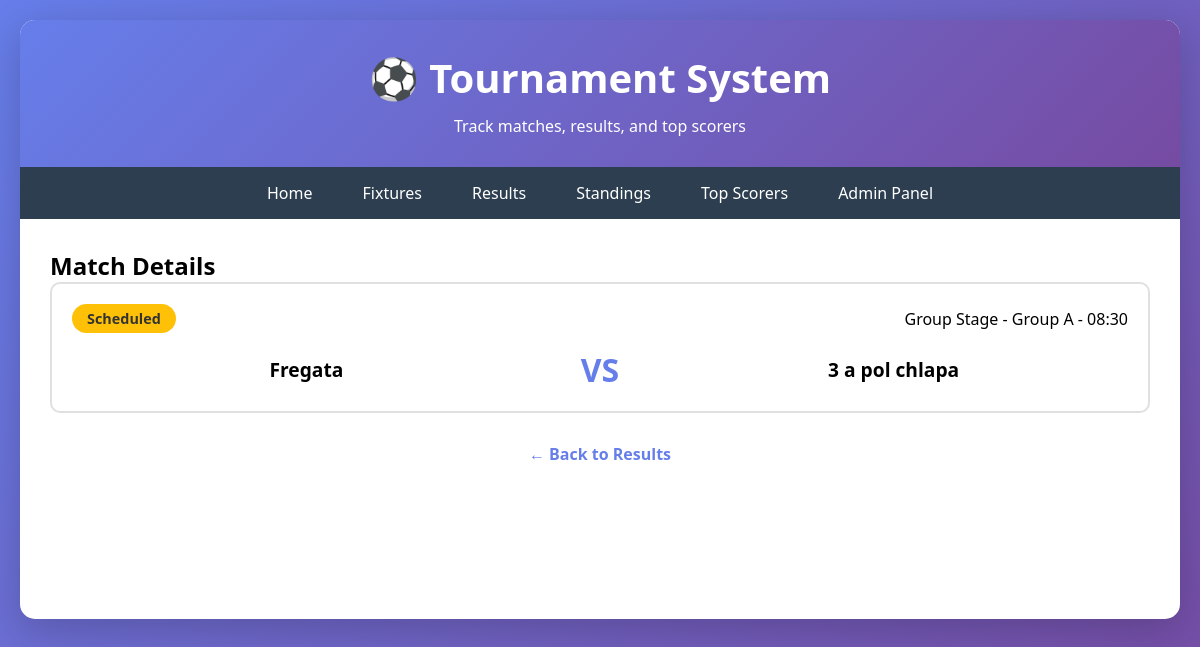
Before: /match/1/ with the older database file.
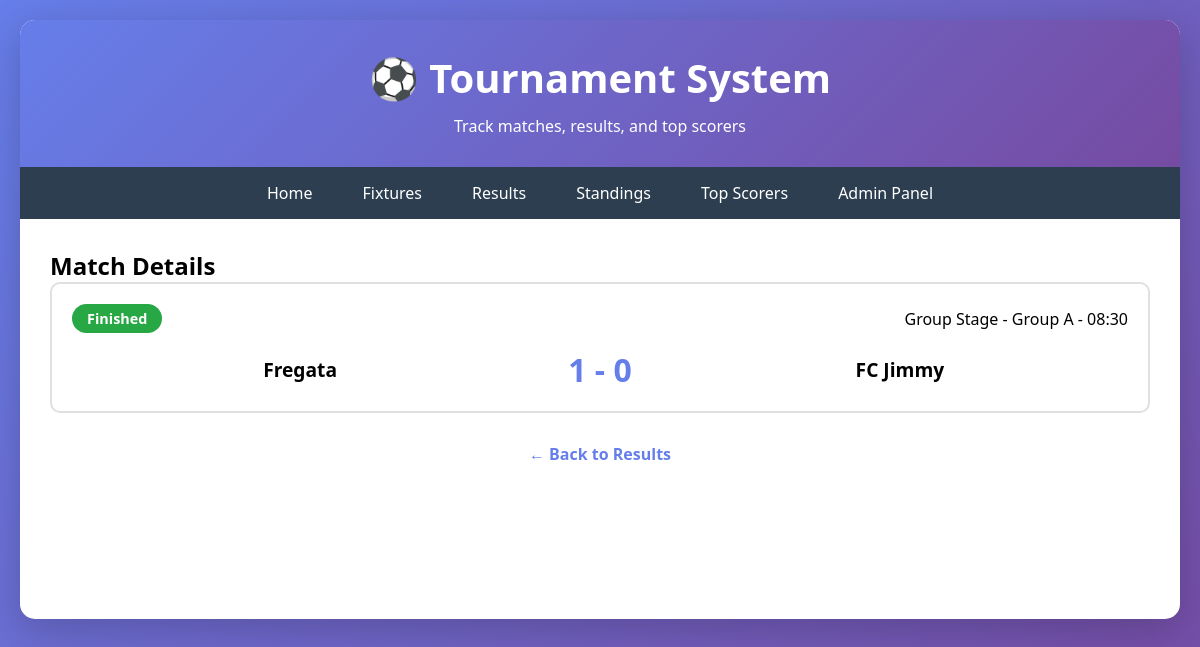
After: the same page with the newer database file.
### tournament/models.py (models this page shows, shortened)
class Match(models.Model):
    STATUS_CHOICES = [
        ('scheduled', 'Scheduled'),
        ('finished', 'Finished'),
    ]
    home_team = models.ForeignKey(Team, on_delete=models.CASCADE, related_name='home_matches')
    away_team = models.ForeignKey(Team, on_delete=models.CASCADE, related_name='away_matches')
    home_score = models.IntegerField(default=0, validators=[MinValueValidator(0)])
    away_score = models.IntegerField(default=0, validators=[MinValueValidator(0)])
    status = models.CharField(max_length=20, choices=STATUS_CHOICES, default='scheduled')
    group = models.CharField(max_length=10, blank=True)
    stage = models.CharField(max_length=50, default='Group Stage')
    match_order = models.IntegerField(default=0)
    match_time = models.TimeField(null=True, blank=True, help_text='Match start time')  # ADD THIS LINE
    class Meta:
        ordering = ['match_order', 'id']
        verbose_name_plural = 'Matches'

class Team(models.Model):
    name = models.CharField(max_length=100, unique=True)
    group = models.CharField(max_length=10, choices=[
        ('A', 'Group A'),
        ('B', 'Group B'),
        ('C', 'Group C'),
        ('D', 'Group D'),
    ], default='A')
    logo = models.ImageField(upload_to='team_logos/', blank=True, null=True)
    played = models.IntegerField(default=0)
    won = models.IntegerField(default=0)
    drawn = models.IntegerField(default=0)
    lost = models.IntegerField(default=0)
    goals_for = models.IntegerField(default=0)
    goals_against = models.IntegerField(default=0)
    points = models.IntegerField(default=0)
    class Meta:
        ordering = ['group', '-points', '-goals_for']

### tournament/views.py (the view)
# urls.py: path('match/<int:match_id>/', views.match_detail, name='match_detail'),
def match_detail(request, match_id):
    match = get_object_or_404(Match, id=match_id)
    goals = match.goals.select_related('player', 'team')
    context = {
        'match': match,
        'goals': goals,
    }
    return render(request, 'tournament/match_detail.html', context)

### tournament/templates/tournament/match_detail.html (shortened to what this page needs)
{% extends 'tournament/base.html' %}
{% block content %}
<h2>Match Details</h2>
<div class="match-card" style="margin-bottom: 30px;">
    <div class="match-header">
        <span class="status-badge status-{{ match.status }}">{{ match.get_status_display }}</span>
        <span>{{ match.stage }}{% if match.group %} - Group {{ match.group }}{% endif %}{% if match.match_time %} - {{ match.match_time|date:"H:i" }}{% endif %}</span>
    </div>
    <div class="match-teams">
        <div class="team">{{ match.home_team.name }}</div>
        {% if match.status == 'finished' %}
        <div class="score">{{ match.home_score }} - {{ match.away_score }}</div>
        {% else %}
        <div class="score">VS</div>
        {% endif %}
        <div class="team">{{ match.away_team.name }}</div>
    </div>
</div>
<p style="text-align: center;">
    <a href="{% url 'tournament:results' %}" style="color: #667eea; text-decoration: none; font-weight: bold;">← Back to Results</a>
</p>
{% endblock %}

Changed rows visible on the page:
changed Match "Group Stage": status "Scheduled" → "Finished"; home_score (not shown) → "1"; away_score (not shown) → "0"; away_team.name "3 a pol chlapa" → "FC Jimmy"
Other visible differences:
text no longer shown: "VS"
